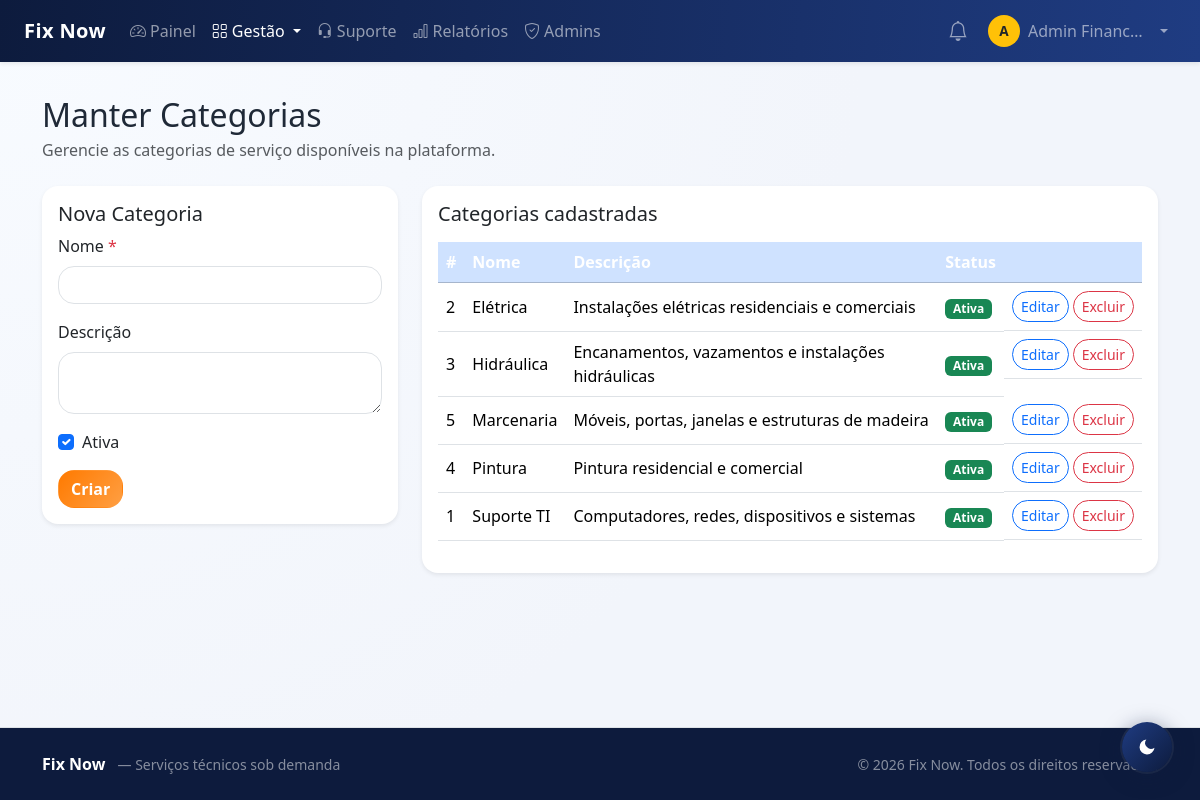
Page /view/admin/categorias.php (signed in) on the earlier database version.
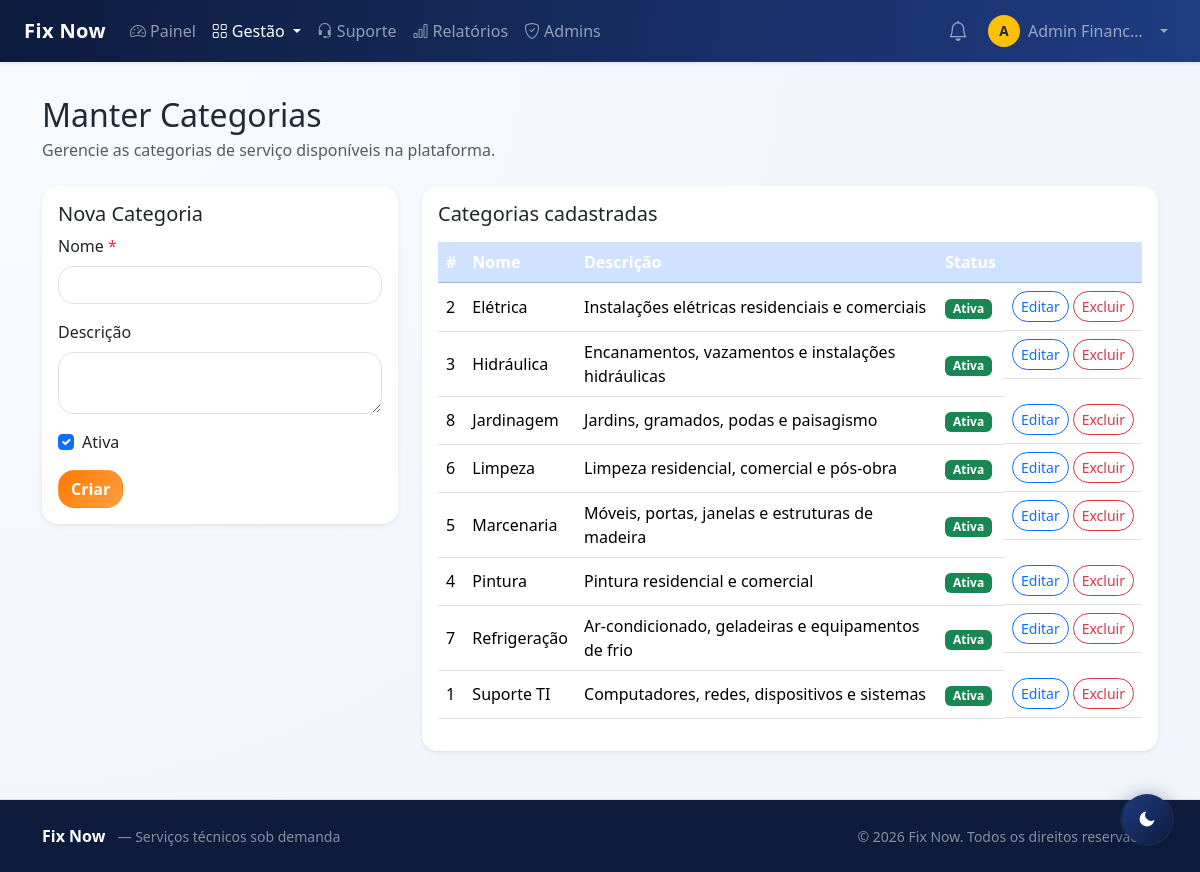
Same page on the later database version.
### tables this page shows
CREATE TABLE IF NOT EXISTS categoria (
  id        INT AUTO_INCREMENT PRIMARY KEY,
  nome      VARCHAR(100) NOT NULL UNIQUE,
  descricao VARCHAR(255) NULL,
  ativo     TINYINT(1) NOT NULL DEFAULT 1,
  criado_em TIMESTAMP DEFAULT CURRENT_TIMESTAMP
);

### view/admin/categorias.php (the view, shortened to what this page needs)
<?php
require_once __DIR__ . '/_navbar.php';
$navbarHtml = ob_get_clean();
$categorias = $pdo->query('SELECT * FROM categoria ORDER BY nome ASC')->fetchAll();
$editando = null;
?>
<!DOCTYPE html>
<html lang="pt-BR">
<head>
  <link href="https://cdn.jsdelivr.net/npm/bootstrap@5.3.3/dist/css/bootstrap.min.css" rel="stylesheet">
  <link href="../../assets/css/style.css" rel="stylesheet">
</head>
<body>
<?= $navbarHtml ?>
<main class="container py-5 mt-5">
  <h2 class="mb-1">Manter Categorias</h2>
  <p class="text-muted mb-4">Gerencie as categorias de serviço disponíveis na plataforma.</p>
  <div class="row g-4">
    <div class="col-lg-4">
      <div class="card shadow-sm border-0">
        <div class="card-body">
          <h5><?= $editando ? 'Editar Categoria' : 'Nova Categoria' ?></h5>
          <form method="post">
            <div class="mb-3">
              <label class="form-label">Nome <span class="text-danger">*</span></label>
              <input type="text" name="nome" class="form-control" maxlength="100" required
                value="<?= htmlspecialchars($editando['nome'] ?? '') ?>">
            </div>
            <div class="mb-3">
              <label class="form-label">Descrição</label>
              <textarea name="descricao" class="form-control" rows="2" maxlength="255"><?= htmlspecialchars($editando['descricao'] ?? '') ?></textarea>
            </div>
            <div class="mb-3 form-check">
              <input type="checkbox" name="ativo" id="chk_ativo" class="form-check-input" value="1"
                <?= (!$editando || $editando['ativo']) ? 'checked' : '' ?>>
              <label class="form-check-label" for="chk_ativo">Ativa</label>
            </div>
            <div class="d-flex gap-2">
              <button type="submit" class="btn btn-warning fw-semibold"><?= $editando ? 'Salvar' : 'Criar' ?></button>
            </div>
          </form>
        </div>
      </div>
    </div>
    <div class="col-lg-8">
      <div class="card shadow-sm border-0">
        <div class="card-body">
          <h5 class="mb-3">Categorias cadastradas</h5>
          <?php if (!$categorias): ?>
            <p class="text-muted">Nenhuma categoria cadastrada.</p>
          <?php else: ?>
            <div class="table-responsive">
              <table class="table table-hover align-middle">
                <thead class="table-primary">
                  <tr><th>#</th><th>Nome</th><th>Descrição</th><th>Status</th><th></th></tr>
                </thead>
                <tbody>
                <?php foreach ($categorias as $c): ?>
                  <tr>
                    <td><?= (int)$c['id'] ?></td>
                    <td><?= htmlspecialchars($c['nome']) ?></td>
                    <td><?= htmlspecialchars($c['descricao'] ?? '—') ?></td>
                    <td><span class="badge <?= $c['ativo'] ? 'bg-success' : 'bg-secondary' ?>"><?= $c['ativo'] ? 'Ativa' : 'Inativa' ?></span></td>
                    <td class="d-flex gap-1">
                      <a href="categorias.php?editar=<?= (int)$c['id'] ?>" class="btn btn-sm btn-outline-primary">Editar</a>
                      <?php if ($isMaster): ?>
                        <form method="post" class="d-inline"
                              onsubmit="return confirm('Excluir esta categoria?');">
                          <button class="btn btn-sm btn-outline-danger">Excluir</button>
                        </form>
                      <?php endif; ?>
                    </td>
                  </tr>
                <?php endforeach; ?>
                </tbody>
              </table>
            </div>
          <?php endif; ?>
        </div>
      </div>
    </div>
  </div>
</main>
<?php require_once __DIR__ . '/../../includes/footer.php'; ?>
</body>
</html>

Differences in the rows shown:
added categoria: id "8", nome "Jardinagem", descricao "Jardins, gramados, podas e paisagismo", ativo "Ativa"
added categoria: id "6", nome "Limpeza", descricao "Limpeza residencial, comercial e pós-obra", ativo "Ativa"
added categoria: id "7", nome "Refrigeração", descricao "Ar-condicionado, geladeiras e equipamentos de frio", ativo "Ativa"
